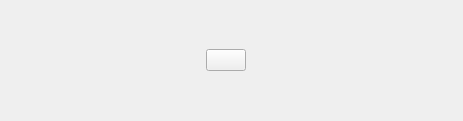
<?xml version="1.0" encoding="UTF-8"?>
<ui version="4.0">
 <class>MybuttonGroup</class>
 <widget class="QWidget" name="MybuttonGroup">
  <property name="geometry">
   <rect>
    <x>0</x>
    <y>0</y>
    <width>463</width>
    <height>121</height>
   </rect>
  </property>
  <property name="windowTitle">
   <string>Form</string>
  </property>
  <layout class="QGridLayout" name="gridLayout">
   <property name="leftMargin">
    <number>0</number>
   </property>
   <property name="rightMargin">
    <number>11</number>
   </property>
   <item row="0" column="0">
    <widget class="QStackedWidget" name="stackedWidget">
     <property name="currentIndex">
      <number>0</number>
     </property>
     <widget class="QWidget" name="page_Start">
      <layout class="QGridLayout" name="gridLayout_5">
       <item row="0" column="0">
        <spacer name="horizontalSpacer_11">
         <property name="orientation">
          <enum>Qt::Horizontal</enum>
         </property>
         <property name="sizeHint" stdset="0">
          <size>
           <width>40</width>
           <height>20</height>
          </size>
         </property>
        </spacer>
       </item>
       <item row="0" column="1">
        <widget class="Mybutton" name="pushButton_start">
         <property name="text">
          <string/>
         </property>
        </widget>
       </item>
       <item row="0" column="2">
        <spacer name="horizontalSpacer_12">
         <property name="orientation">
          <enum>Qt::Horizontal</enum>
         </property>
         <property name="sizeHint" stdset="0">
          <size>
           <width>40</width>
           <height>20</height>
          </size>
         </property>
        </spacer>
       </item>
      </layout>
     </widget>
     <widget class="QWidget" name="page_PlayCardfirst">
      <layout class="QGridLayout" name="gridLayout_4">
       <item row="0" column="0">
        <spacer name="horizontalSpacer_9">
         <property name="orientation">
          <enum>Qt::Horizontal</enum>
         </property>
         <property name="sizeHint" stdset="0">
          <size>
           <width>40</width>
           <height>20</height>
          </size>
         </property>
        </spacer>
       </item>
       <item row="0" column="1">
        <widget class="Mybutton" name="pushButton_playfirst">
         <property name="text">
          <string/>
         </property>
        </widget>
       </item>
       <item row="0" column="2">
        <spacer name="horizontalSpacer_10">
         <property name="orientation">
          <enum>Qt::Horizontal</enum>
         </property>
         <property name="sizeHint" stdset="0">
          <size>
           <width>40</width>
           <height>20</height>
          </size>
         </property>
        </spacer>
       </item>
      </layout>
     </widget>
     <widget class="QWidget" name="page_Getloard">
      <layout class="QGridLayout" name="gridLayout_2">
       <item row="0" column="0">
        <layout class="QHBoxLayout" name="horizontalLayout">
         <item>
          <spacer name="horizontalSpacer">
           <property name="orientation">
            <enum>Qt::Horizontal</enum>
           </property>
           <property name="sizeHint" stdset="0">
            <size>
             <width>40</width>
             <height>20</height>
            </size>
           </property>
          </spacer>
         </item>
         <item>
          <widget class="Mybutton" name="pushButton_NO">
           <property name="text">
            <string/>
           </property>
          </widget>
         </item>
         <item>
          <spacer name="horizontalSpacer_2">
           <property name="orientation">
            <enum>Qt::Horizontal</enum>
           </property>
           <property name="sizeHint" stdset="0">
            <size>
             <width>40</width>
             <height>20</height>
            </size>
           </property>
          </spacer>
         </item>
         <item>
          <widget class="Mybutton" name="pushButton_one">
           <property name="text">
            <string/>
           </property>
          </widget>
         </item>
         <item>
          <spacer name="horizontalSpacer_3">
           <property name="orientation">
            <enum>Qt::Horizontal</enum>
           </property>
           <property name="sizeHint" stdset="0">
            <size>
             <width>40</width>
             <height>20</height>
            </size>
           </property>
          </spacer>
         </item>
         <item>
          <widget class="Mybutton" name="pushButton_two">
           <property name="text">
            <string/>
           </property>
          </widget>
         </item>
         <item>
          <spacer name="horizontalSpacer_4">
           <property name="orientation">
            <enum>Qt::Horizontal</enum>
           </property>
           <property name="sizeHint" stdset="0">
            <size>
             <width>40</width>
             <height>20</height>
            </size>
           </property>
          </spacer>
         </item>
         <item>
          <widget class="Mybutton" name="pushButton_three">
           <property name="text">
            <string/>
           </property>
          </widget>
         </item>
         <item>
          <spacer name="horizontalSpacer_5">
           <property name="orientation">
            <enum>Qt::Horizontal</enum>
           </property>
           <property name="sizeHint" stdset="0">
            <size>
             <width>40</width>
             <height>20</height>
            </size>
           </property>
          </spacer>
         </item>
        </layout>
       </item>
      </layout>
     </widget>
     <widget class="QWidget" name="page_Null"/>
     <widget class="QWidget" name="page_PlayCard">
      <layout class="QGridLayout" name="gridLayout_3">
       <item row="0" column="0">
        <layout class="QHBoxLayout" name="horizontalLayout_2">
         <item>
          <spacer name="horizontalSpacer_6">
           <property name="orientation">
            <enum>Qt::Horizontal</enum>
           </property>
           <property name="sizeHint" stdset="0">
            <size>
             <width>40</width>
             <height>20</height>
            </size>
           </property>
          </spacer>
         </item>
         <item>
          <widget class="Mybutton" name="pushButton_play">
           <property name="text">
            <string/>
           </property>
          </widget>
         </item>
         <item>
          <spacer name="horizontalSpacer_7">
           <property name="orientation">
            <enum>Qt::Horizontal</enum>
           </property>
           <property name="sizeHint" stdset="0">
            <size>
             <width>40</width>
             <height>20</height>
            </size>
           </property>
          </spacer>
         </item>
         <item>
          <widget class="Mybutton" name="pushButton_no">
           <property name="text">
            <string/>
           </property>
          </widget>
         </item>
         <item>
          <spacer name="horizontalSpacer_8">
           <property name="orientation">
            <enum>Qt::Horizontal</enum>
           </property>
           <property name="sizeHint" stdset="0">
            <size>
             <width>40</width>
             <height>20</height>
            </size>
           </property>
          </spacer>
         </item>
        </layout>
       </item>
      </layout>
     </widget>
    </widget>
   </item>
  </layout>
 </widget>
 <customwidgets>
  <customwidget>
   <class>Mybutton</class>
   <extends>QPushButton</extends>
   <header location="global">mybutton.h</header>
  </customwidget>
 </customwidgets>
 <resources/>
 <connections/>
</ui>
